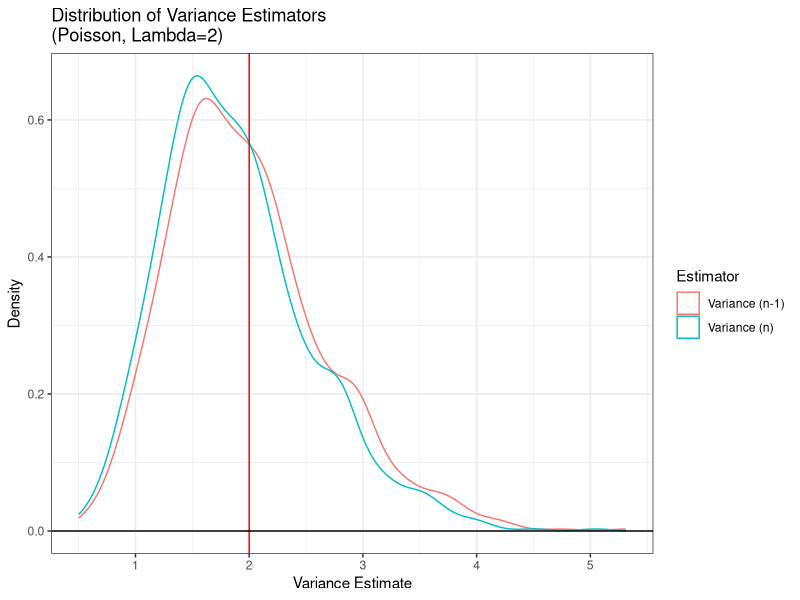
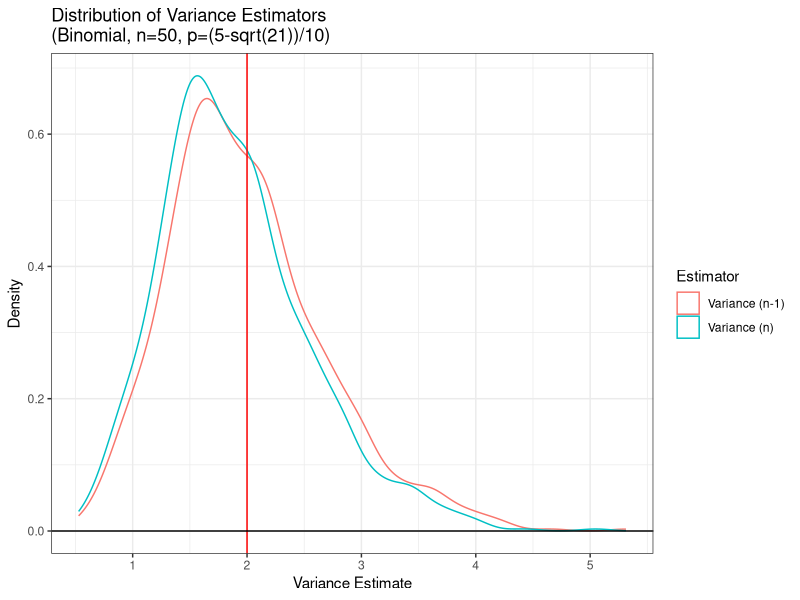
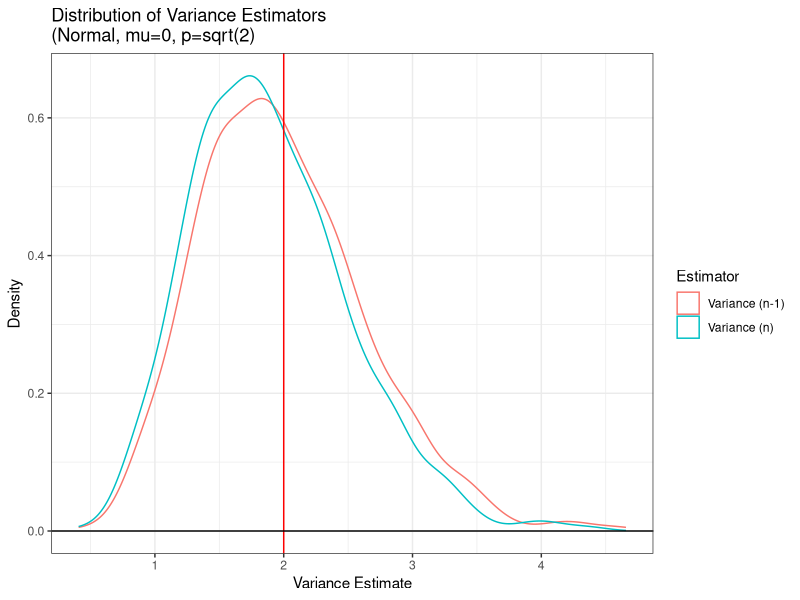
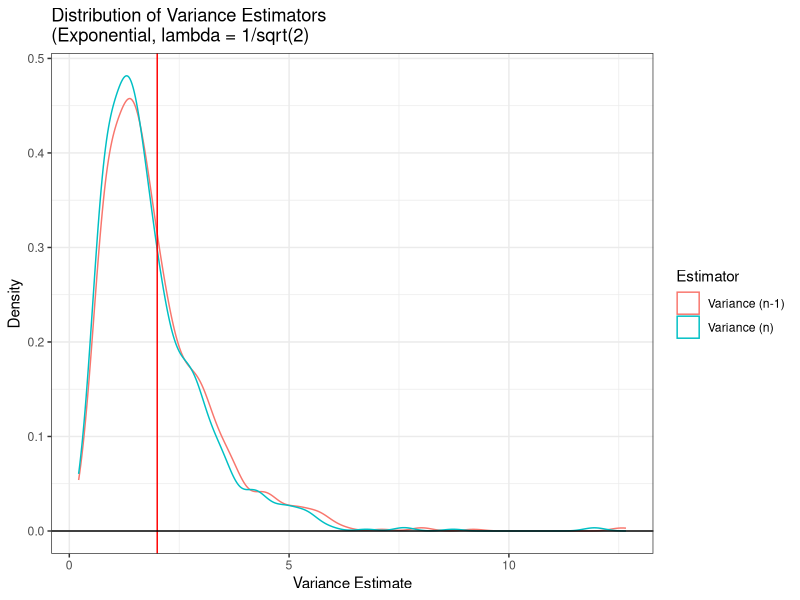

Source code (R) for these figures, in order:
## ---- chunk 1
#| echo: false

default_chunk_hook  <- knitr::knit_hooks$get("chunk")

latex_font_size <- c("Huge", "huge", "LARGE", "Large", 
                     "large", "normalsize", "small", 
                     "footnotesize", "scriptsize", "tiny")

knitr::knit_hooks$set(chunk = function(x, options) {
  x <- default_chunk_hook(x, options)
  if(options$size %in% latex_font_size) {
    paste0("\n \\", options$size, "\n\n", 
      x, 
      "\n\n \\normalsize"
    )
  } else {
    x
  }
})
## ---- chunk 2
#| label: load-packages
#| include: false
library(tidyverse)
library(patchwork)
library(knitr)
## ---- chunk 3
set.seed(7272)

var.n1 = NA #initialized vector for S_{n-1}^2
var.n = NA #initialized vector for S_{n}^2
n = 20
var.true = 2

for(i in 1:1000){
  x = rpois(n = n, lambda = 2)
  mean.val = sum(x) / n
  sqr.dev = (x-mean.val)^2
  
  var.n1[i] = sum(sqr.dev) / (n-1)
  var.n[i] = sum(sqr.dev) / n
}

# Compare estimators
bias.n1 = mean(var.n1 - var.true)
bias.n = mean(var.n - var.true)

precision.n1 = 1/var(var.n1)
precision.n = 1/var(var.n)

mse.n1 = bias.n1^2 + var(var.n1)
mse.n = bias.n^2 + var(var.n)

# Create numerical table
poisson.comparison = tibble(
  Estimator = c("Variance (n-1)", "Variance (n)"),
  Bias = c(bias.n1, bias.n),
  Precision = c(precision.n1,precision.n),
  MSE = c(mse.n1, mse.n)
)

poisson.comparison |>
  knitr::kable(digits = 2, caption = "Poisson Variance Estimator Comparison")

# Create Plots
ggdat = tibble(
  value = c(var.n1, var.n),
  estimator = rep(c("Variance (n-1)", "Variance (n)"), each = 1000)
)

ggdat |> ggplot() +
  geom_density(aes(x=value, color=estimator))+
  geom_vline(xintercept = var.true, col = "red") +
  geom_hline(yintercept = 0) +
  theme_bw() +
  labs(x = "Variance Estimate", 
       y = "Density",
       color = "Estimator") +
  ggtitle("Distribution of Variance Estimators\n(Poisson, Lambda=2)")
## ---- chunk 4
set.seed(7272)

var.n1 = NA #initialized vector for S_{n-1}^2
var.n = NA #initialized vector for S_{n}^2
n = 20
var.true = 2

for(i in 1:1000){
  x = rbinom(n,50,(5-sqrt(21))/10)
  mean.val = sum(x) / n
  sqr.dev = (x-mean.val)^2
  
  var.n1[i] = sum(sqr.dev) / (n-1)
  var.n[i] = sum(sqr.dev) / n
}

# Compare estimators
bias.n1 = mean(var.n1 - var.true)
bias.n = mean(var.n - var.true)

precision.n1 = 1/var(var.n1)
precision.n = 1/var(var.n)

mse.n1 = bias.n1^2 + var(var.n1)
mse.n = bias.n^2 + var(var.n)

# Create numerical table
binom.comparison = tibble(
  Estimator = c("Variance (n-1)", "Variance (n)"),
  Bias = c(bias.n1, bias.n),
  Precision = c(precision.n1,precision.n),
  MSE = c(mse.n1, mse.n)
)

binom.comparison |>
  knitr::kable(digits = 2, caption = "Binomial Variance Estimator Comparison")

# Create Plots
ggdat = tibble(
  value = c(var.n1, var.n),
  estimator = rep(c("Variance (n-1)", "Variance (n)"), each = 1000)
)

ggdat |> ggplot() +
  geom_density(aes(x=value, color=estimator))+
  geom_vline(xintercept = var.true, col = "red") +
  geom_hline(yintercept = 0) +
  theme_bw() +
  labs(x = "Variance Estimate", 
       y = "Density",
       color = "Estimator") +
  ggtitle("Distribution of Variance Estimators\n(Binomial, n=50, p=(5-sqrt(21))/10)")
## ---- chunk 5
set.seed(7272)

var.n1 = NA #initialized vector for S_{n-1}^2
var.n = NA #initialized vector for S_{n}^2
n = 20
var.true = 2

for(i in 1:1000){
  x = rnorm(n,0,sqrt(2))
  mean.val = sum(x) / n
  sqr.dev = (x-mean.val)^2
  
  var.n1[i] = sum(sqr.dev) / (n-1)
  var.n[i] = sum(sqr.dev) / n
}

# Compare estimators
bias.n1 = mean(var.n1 - var.true)
bias.n = mean(var.n - var.true)

precision.n1 = 1/var(var.n1)
precision.n = 1/var(var.n)

mse.n1 = bias.n1^2 + var(var.n1)
mse.n = bias.n^2 + var(var.n)

# Create numerical table
norm.comparison = tibble(
  Estimator = c("Variance (n-1)", "Variance (n)"),
  Bias = c(bias.n1, bias.n),
  Precision = c(precision.n1,precision.n),
  MSE = c(mse.n1, mse.n)
)

norm.comparison |>
  knitr::kable(digits = 2, caption = "Normal Dist. Variance Estimator Comparison")

# Create Plots
ggdat = tibble(
  value = c(var.n1, var.n),
  estimator = rep(c("Variance (n-1)", "Variance (n)"), each = 1000)
)

ggdat |> ggplot() +
  geom_density(aes(x=value, color=estimator))+
  geom_vline(xintercept = var.true, col = "red") +
  geom_hline(yintercept = 0) +
  theme_bw() +
  labs(x = "Variance Estimate", 
       y = "Density",
       color = "Estimator") +
  ggtitle("Distribution of Variance Estimators\n(Normal, mu=0, p=sqrt(2)")
## ---- chunk 6
set.seed(7272)

var.n1 = NA #initialized vector for S_{n-1}^2
var.n = NA #initialized vector for S_{n}^2
n = 20
var.true = 2

for(i in 1:1000){
  x = rexp(n,rate=1/sqrt(2))
  mean.val = sum(x) / n
  sqr.dev = (x-mean.val)^2
  
  var.n1[i] = sum(sqr.dev) / (n-1)
  var.n[i] = sum(sqr.dev) / n
}

# Compare estimators
bias.n1 = mean(var.n1 - var.true)
bias.n = mean(var.n - var.true)

precision.n1 = 1/var(var.n1)
precision.n = 1/var(var.n)

mse.n1 = bias.n1^2 + var(var.n1)
mse.n = bias.n^2 + var(var.n)

# Create numerical table
exp.comparison = tibble(
  Estimator = c("Variance (n-1)", "Variance (n)"),
  Bias = c(bias.n1, bias.n),
  Precision = c(precision.n1,precision.n),
  MSE = c(mse.n1, mse.n)
)

exp.comparison |>
  knitr::kable(digits = 2, caption = "Exp. Distr. Variance Estimator Comparison")

# Create Plots
ggdat = tibble(
  value = c(var.n1, var.n),
  estimator = rep(c("Variance (n-1)", "Variance (n)"), each = 1000)
)

ggdat |> ggplot() +
  geom_density(aes(x=value, color=estimator))+
  geom_vline(xintercept = var.true, col = "red") +
  geom_hline(yintercept = 0) +
  theme_bw() +
  labs(x = "Variance Estimate", 
       y = "Density",
       color = "Estimator") +
  ggtitle("Distribution of Variance Estimators\n(Exponential, lambda = 1/sqrt(2)")
## ---- chunk 7
distr.simulator = function(n, var.true, distr.name, title.name){
  set.seed(7272)

  var.n1 = NA
  var.n = NA

  for(i in 1:1000){
  
  x = case_when(
      distr.name == "poisson"  ~ rpois(n, 2),
      distr.name == "binomial" ~ rbinom(n, 50, (5 - sqrt(21))/10),
      distr.name == "normal"  ~ rnorm(n, 0, sqrt(2)),
      distr.name == "exponential"   ~ rexp(n, 1/sqrt(2))
    )

  mean.val = sum(x) / n
  sqr.dev = (x-mean.val)^2
  
  var.n1[i] = sum(sqr.dev) / (n-1)
  var.n[i] = sum(sqr.dev) / n
}

bias.n1 = mean(var.n1 - var.true)
bias.n = mean(var.n - var.true)

precision.n1 = 1/var(var.n1)
precision.n = 1/var(var.n)

mse.n1 = bias.n1^2 + var(var.n1)
mse.n = bias.n^2 + var(var.n)
  
comparison = tibble(
  Estimator = c("Variance (n-1)", "Variance (n)"),
  Bias = c(bias.n1, bias.n),
  Precision = c(precision.n1,precision.n),
  MSE = c(mse.n1, mse.n)
)


ggdat = tibble(
  value = c(var.n1, var.n),
  estimator = rep(c("Variance (n-1)", "Variance (n)"), each = 1000)
)

plot = ggdat |> ggplot() +
  geom_density(aes(x=value, color=estimator))+
  geom_vline(xintercept = var.true, col = "red") +
  geom_hline(yintercept = 0) +
  theme_bw() +
  labs(x = "Variance Estimate", 
       y = "Density",
       color = "Estimator") +
  ggtitle(title.name)

return(list(
    table = comparison,
    plot = plot
  ))

}
